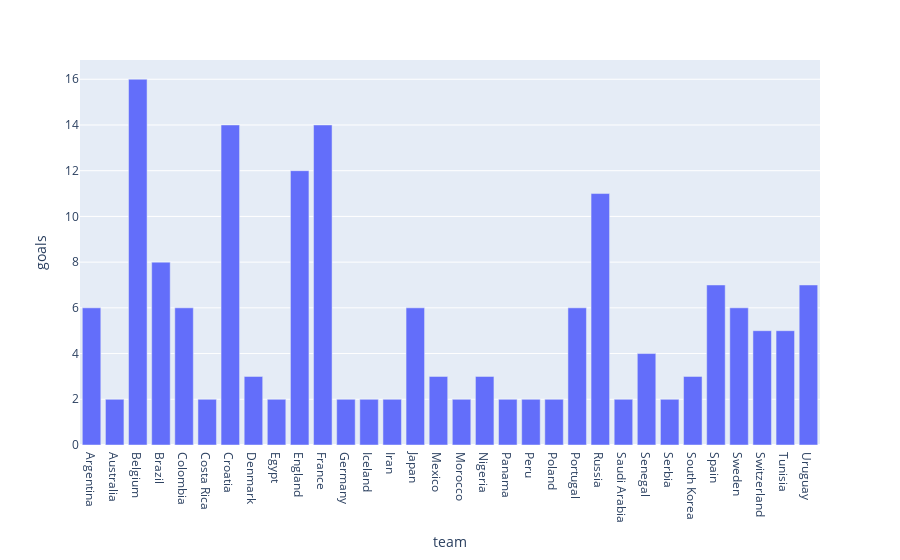

The notebook cell saved with this chart:
### Markdown cell above
#### Plotly

### Code cell
px.bar(data_frame=df_football, x='team', y='goals')

### Figure 1 — Plotly figure (JSON) as saved in the notebook; plotly's stock layout.template omitted (floating-point values rounded to 4 significant figures)
{"data": [{"alignmentgroup": "True", "hovertemplate": "team=%{x}<br>goals=%{y}<extra></extra>", "legendgroup": "", "marker": {"color": "#636efa", "pattern": {"shape": ""}}, "name": "", "offsetgroup": "", "orientation": "v", "showlegend": false, "textposition": "auto", "type": "bar", "x": ["Argentina", "Australia", "Belgium", "Brazil", "Colombia", "Costa Rica", "Croatia", "Denmark", "Egypt", "England", "France", "Germany", "Iceland", "Iran", "Japan", "Mexico", "Morocco", "Nigeria", "Panama", "Peru", "Poland", "Portugal", "Russia", "Saudi Arabia", "Senegal", "Serbia", "South Korea", "Spain", "Sweden", "Switzerland", "Tunisia", "Uruguay"], "xaxis": "x", "y": [6, 2, 16, 8, 6, 2, 14, 3, 2, 12, 14, 2, 2, 2, 6, 3, 2, 3, 2, 2, 2, 6, 11, 2, 4, 2, 3, 7, 6, 5, 5, 7], "yaxis": "y"}], "layout": {"autosize": true, "barmode": "relative", "legend": {"tracegroupgap": 0}, "margin": {"t": 60}, "xaxis": {"anchor": "y", "autorange": true, "domain": [0, 1], "range": [-0.5, 31.5], "title": {"text": "team"}, "type": "category"}, "yaxis": {"anchor": "x", "autorange": true, "domain": [0, 1], "range": [0, 16.84], "title": {"text": "goals"}, "type": "linear"}}}
